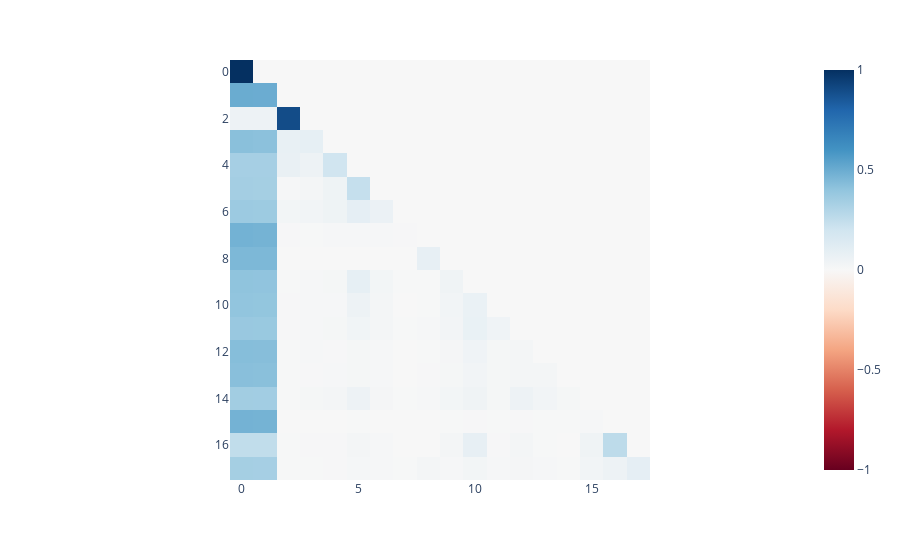

Notebook cell for this chart:
### Code cell
imshow(cache["attn", 20][0,30])

### Figure 1 — Plotly figure (JSON) as saved in the notebook; plotly's stock layout.template omitted (floating-point values rounded to 4 significant figures; data arrays with more than 128 entries replaced by an {"elided": "..."} marker saying what was removed)
{"data": [{"coloraxis": "coloraxis", "hovertemplate": "x: %{x}<br>y: %{y}<br>color: %{z}<extra></extra>", "name": "0", "type": "heatmap", "xaxis": "x", "yaxis": "y", "z": {"elided": "18x18 float values"}}], "layout": {"coloraxis": {"cmid": 0, "colorscale": [[0, "rgb(103,0,31)"], [0.1, "rgb(178,24,43)"], [0.2, "rgb(214,96,77)"], [0.3, "rgb(244,165,130)"], [0.4, "rgb(253,219,199)"], [0.5, "rgb(247,247,247)"], [0.6, "rgb(209,229,240)"], [0.7, "rgb(146,197,222)"], [0.8, "rgb(67,147,195)"], [0.9, "rgb(33,102,172)"], [1, "rgb(5,48,97)"]]}, "margin": {"t": 60}, "xaxis": {"anchor": "y", "constrain": "domain", "domain": [0, 1], "scaleanchor": "y"}, "yaxis": {"anchor": "x", "autorange": "reversed", "constrain": "domain", "domain": [0, 1]}}}
